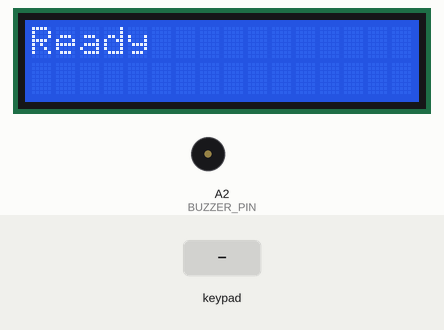
This sketch was run on a simulated Arduino Uno, built with avr-gcc and run on an emulated ATmega328P. Parts: 16×2 character LCD, buzzer (waves = sounding). The test bench sets the inputs (shaded band). What the sketch prints to the serial monitor is not drawn.

Above: at 1.2 s.
1.3 s: key '1' pressed
At 3.9 s:
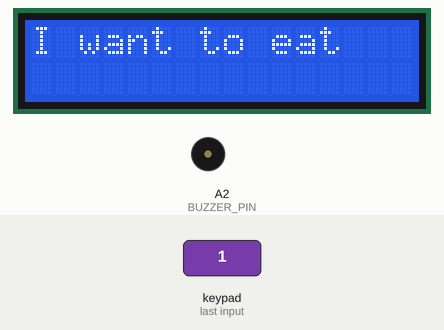
4.3 s: key '*' pressed
At 6.3 s:
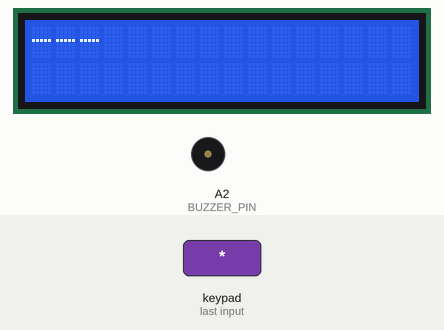
6.8 s: key '3' pressed
At 9.4 s:
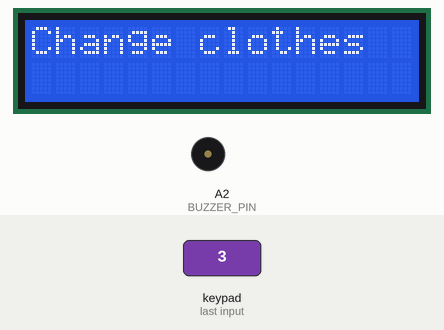
9.8 s: key '4' pressed
At 12.6 s:
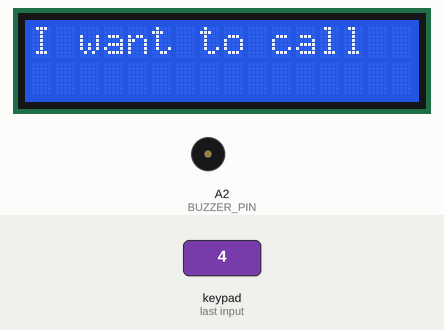
12.8 s: key '5' pressed
At 14.8 s:
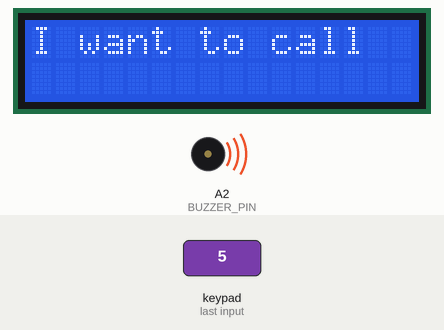
15.8 s: key '6' pressed
At 19.5 s:
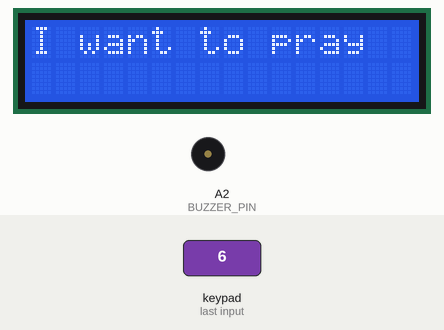
Timing chart, 0 to 19.8 s (numbered marks = the images above; inputs shaded):
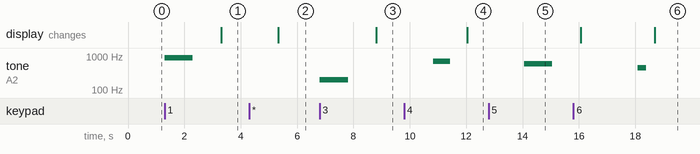

Measured:
- after the input at 1.3 s, tone on A2 (BUZZER_PIN): silent → 900 Hz at once, → silent 1.0 s later; the display: changes after 2.0 s (image 1)
- after the input at 4.3 s, the display: changes after 1.0 s (image 2)
- after the input at 6.8 s, tone on A2 (BUZZER_PIN): silent → 200 Hz at once, → silent 1.0 s later; the display: changes after 2.0 s (image 3)
- after the input at 9.8 s, tone on A2 (BUZZER_PIN): silent → 700 Hz after 1.0 s, → silent 0.60 s later; the display: changes after 2.2 s (image 4)
- after the input at 12.8 s, tone on A2 (BUZZER_PIN): silent → 600 Hz after 1.3 s, → silent 1.0 s later
- after the input at 15.8 s, tone on A2 (BUZZER_PIN): silent → 450 Hz after 2.3 s, → silent 0.30 s later; the display: first differs from a run without the input after 2.9 s (image 6)

The sketch:

blind_gloves_keypad.ino
```cpp
#include "LiquidCrystal.h"
#include <Keypad.h>

#define BUZZER_PIN A2

const byte ROWS = 4;
const byte COLS = 3;
char keys[ROWS][COLS] = {
  {'1','2','3'},
  {'4','5','6'},
  {'7','8','9'},
  {'*','0','#'}
};
byte rowPins[ROWS] = {A0, 13, 12, 11};
byte colPins[COLS]  = {10, 9, 8};

Keypad keypad = Keypad(makeKeymap(keys), rowPins, colPins, ROWS, COLS);

// LCD pins
const int rs = 7, en = 6, d4 = 5, d5 = 4, d6 = 3, d7 = 2;
LiquidCrystal lcd(rs, en, d4, d5, d6, d7);

// Function prototypes
void showMessage(String msg);
void beep(int freq, int duration);

void setup() {
  // Set keypad row/col pins as INPUT_PULLUP
  int allPins[] = {2, 3, 4, 5, 6, 7, 8, 9, 10, 11, 12, 13, A0};
  for (int pin : allPins) {
    pinMode(pin, INPUT_PULLUP);
  }

  pinMode(BUZZER_PIN, OUTPUT);

  Serial.begin(9600);
  lcd.begin(16, 2);
  lcd.clear();
  lcd.setCursor(0, 0);
  lcd.print("Ready");
}

void loop() {
  char key = keypad.getKey();
  if (!key) return;

  Serial.print("Key pressed: ");
  Serial.println(key);

  switch (key) {
    case '0': beep(450, 1000); showMessage("I need water");    break;
    case '1': beep(900, 1000); showMessage("I want to eat");   break;
    case '2': beep(300, 4000); showMessage("Bathroom");        break;
    case '3': beep(200, 1000); showMessage("Change clothes");  break;
    case '4': beep(700,  600); showMessage("I want to call");  break;
    case '5': beep(600, 1000); showMessage("I am sick");       break;
    case '6': beep(450,  300); showMessage("I want to pray");  break;
    case '7': beep(888, 1000); showMessage("I am sleeping");   break;
    case '8': beep(500, 1000); showMessage("I need help");     break;
    case '9': beep(200,  200); showMessage("Thank you");       break;
    default:  lcd.clear(); lcd.print("---"); delay(200);       break;
  }
}

void showMessage(String msg) {
  lcd.clear();
  lcd.setCursor(0, 0);
  lcd.print(msg);
  delay(2000);
}

void beep(int freq, int duration) {
  tone(BUZZER_PIN, freq);
  delay(duration);
  noTone(BUZZER_PIN);
  delay(duration);
}
```
